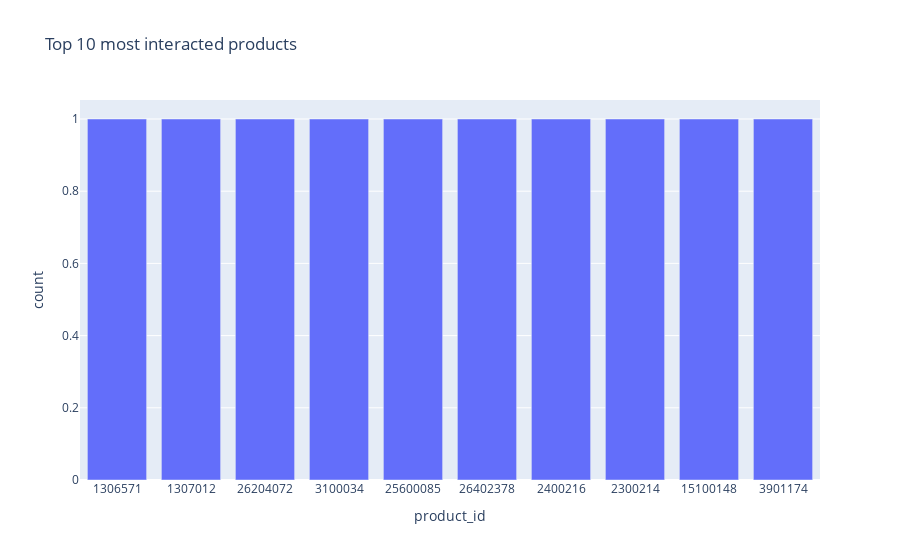

Source (notebook cell):
### Code cell
# TODO BE DELTED -> find error why not equal to above
sdf_product_id_dist = sdf_raw.groupBy("product_id").count().orderBy("count")

px.bar(sdf_product_id_dist.limit(10).toPandas(), x='product_id', y='count', title="Top 10 most interacted products")

### Figure 1 — Plotly figure (JSON) as saved in the notebook; plotly's stock layout.template omitted (floating-point values rounded to 4 significant figures)
{"data": [{"alignmentgroup": "True", "hovertemplate": "product_id=%{x}<br>count=%{y}<extra></extra>", "legendgroup": "", "marker": {"color": "#636efa"}, "name": "", "offsetgroup": "", "orientation": "v", "showlegend": false, "textposition": "auto", "type": "bar", "x": ["1306571", "1307012", "26204072", "3100034", "25600085", "26402378", "2400216", "2300214", "15100148", "3901174"], "xaxis": "x", "y": [1, 1, 1, 1, 1, 1, 1, 1, 1, 1], "yaxis": "y"}], "layout": {"barmode": "relative", "legend": {"tracegroupgap": 0}, "title": {"text": "Top 10 most interacted products"}, "xaxis": {"anchor": "y", "domain": [0, 1], "title": {"text": "product_id"}}, "yaxis": {"anchor": "x", "domain": [0, 1], "title": {"text": "count"}}}}
